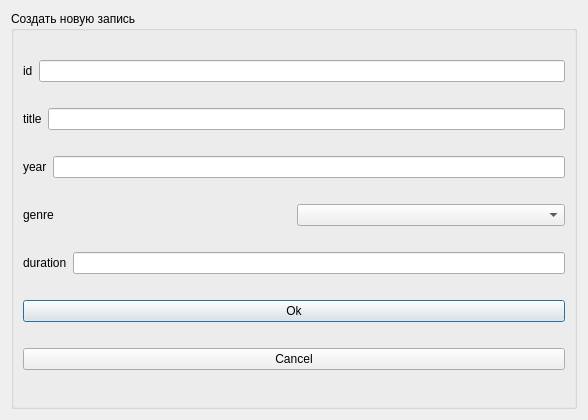
<?xml version="1.0" encoding="UTF-8"?>
<ui version="4.0">
 <class>Dialog_2</class>
 <widget class="QDialog" name="Dialog_2">
  <property name="geometry">
   <rect>
    <x>0</x>
    <y>0</y>
    <width>588</width>
    <height>420</height>
   </rect>
  </property>
  <property name="windowTitle">
   <string>Dialog</string>
  </property>
  <layout class="QGridLayout" name="gridLayout">
   <item row="0" column="0">
    <widget class="QGroupBox" name="groupBox">
     <property name="title">
      <string>Создать новую запись</string>
     </property>
     <layout class="QVBoxLayout" name="verticalLayout">
      <item>
       <layout class="QHBoxLayout" name="horizontalLayout_2">
        <item>
         <widget class="QLabel" name="label">
          <property name="text">
           <string>id</string>
          </property>
         </widget>
        </item>
        <item>
         <widget class="QLineEdit" name="lineEdit"/>
        </item>
       </layout>
      </item>
      <item>
       <layout class="QHBoxLayout" name="horizontalLayout_3">
        <item>
         <widget class="QLabel" name="label_2">
          <property name="text">
           <string>title</string>
          </property>
         </widget>
        </item>
        <item>
         <widget class="QLineEdit" name="lineEdit_2"/>
        </item>
       </layout>
      </item>
      <item>
       <layout class="QHBoxLayout" name="horizontalLayout_4">
        <item>
         <widget class="QLabel" name="label_3">
          <property name="text">
           <string>year</string>
          </property>
         </widget>
        </item>
        <item>
         <widget class="QLineEdit" name="lineEdit_3"/>
        </item>
       </layout>
      </item>
      <item>
       <layout class="QHBoxLayout" name="horizontalLayout">
        <item>
         <widget class="QLabel" name="label_4">
          <property name="text">
           <string>genre</string>
          </property>
         </widget>
        </item>
        <item>
         <widget class="QComboBox" name="comboBox"/>
        </item>
       </layout>
      </item>
      <item>
       <layout class="QHBoxLayout" name="horizontalLayout_6">
        <item>
         <widget class="QLabel" name="label_5">
          <property name="text">
           <string>duration</string>
          </property>
         </widget>
        </item>
        <item>
         <widget class="QLineEdit" name="lineEdit_5"/>
        </item>
       </layout>
      </item>
      <item>
       <widget class="QPushButton" name="pushButtonOk">
        <property name="text">
         <string>Ok</string>
        </property>
       </widget>
      </item>
      <item>
       <widget class="QPushButton" name="pushButton_2">
        <property name="text">
         <string>Cancel</string>
        </property>
       </widget>
      </item>
     </layout>
    </widget>
   </item>
  </layout>
 </widget>
 <resources/>
 <connections/>
</ui>
